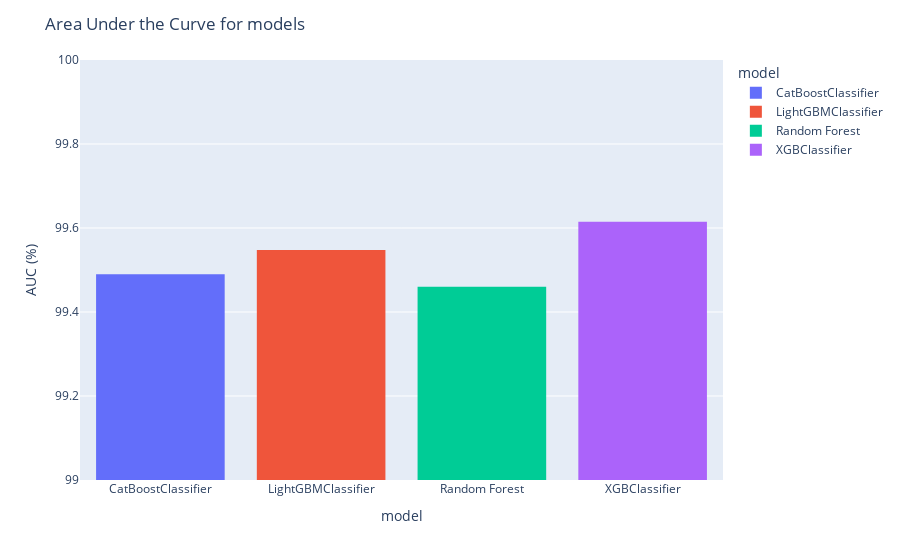

Write notebook code for a chart like this one.
### Code cell
# Create a bar chart
fig = px.histogram(dfmetrics, x="model", y = "auc", color="model")
fig.update_layout(title_text='Area Under the Curve for models',xaxis_title="model",
    yaxis_title="AUC (%)", yaxis_range=[99,100])
fig.show()

### Figure 1 — Plotly figure (JSON) as saved in the notebook; plotly's stock layout.template omitted (floating-point values rounded to 4 significant figures)
{"data": [{"alignmentgroup": "True", "bingroup": "x", "histfunc": "sum", "hovertemplate": "model=%{x}<br>sum of auc=%{y}<extra></extra>", "legendgroup": "CatBoostClassifier", "marker": {"color": "#636efa", "pattern": {"shape": ""}}, "name": "CatBoostClassifier", "offsetgroup": "CatBoostClassifier", "orientation": "v", "showlegend": true, "type": "histogram", "x": ["CatBoostClassifier"], "xaxis": "x", "y": [99.49], "yaxis": "y"}, {"alignmentgroup": "True", "bingroup": "x", "histfunc": "sum", "hovertemplate": "model=%{x}<br>sum of auc=%{y}<extra></extra>", "legendgroup": "LightGBMClassifier", "marker": {"color": "#EF553B", "pattern": {"shape": ""}}, "name": "LightGBMClassifier", "offsetgroup": "LightGBMClassifier", "orientation": "v", "showlegend": true, "type": "histogram", "x": ["LightGBMClassifier"], "xaxis": "x", "y": [99.55], "yaxis": "y"}, {"alignmentgroup": "True", "bingroup": "x", "histfunc": "sum", "hovertemplate": "model=%{x}<br>sum of auc=%{y}<extra></extra>", "legendgroup": "Random Forest", "marker": {"color": "#00cc96", "pattern": {"shape": ""}}, "name": "Random Forest", "offsetgroup": "Random Forest", "orientation": "v", "showlegend": true, "type": "histogram", "x": ["Random Forest"], "xaxis": "x", "y": [99.46], "yaxis": "y"}, {"alignmentgroup": "True", "bingroup": "x", "histfunc": "sum", "hovertemplate": "model=%{x}<br>sum of auc=%{y}<extra></extra>", "legendgroup": "XGBClassifier", "marker": {"color": "#ab63fa", "pattern": {"shape": ""}}, "name": "XGBClassifier", "offsetgroup": "XGBClassifier", "orientation": "v", "showlegend": true, "type": "histogram", "x": ["XGBClassifier"], "xaxis": "x", "y": [99.61], "yaxis": "y"}], "layout": {"barmode": "relative", "legend": {"title": {"text": "model"}, "tracegroupgap": 0}, "margin": {"t": 60}, "title": {"text": "Area Under the Curve for models"}, "xaxis": {"anchor": "y", "categoryarray": ["CatBoostClassifier", "LightGBMClassifier", "Random Forest", "XGBClassifier"], "categoryorder": "array", "domain": [0, 1], "title": {"text": "model"}}, "yaxis": {"anchor": "x", "domain": [0, 1], "range": [99, 100], "title": {"text": "AUC (%)"}}}}
